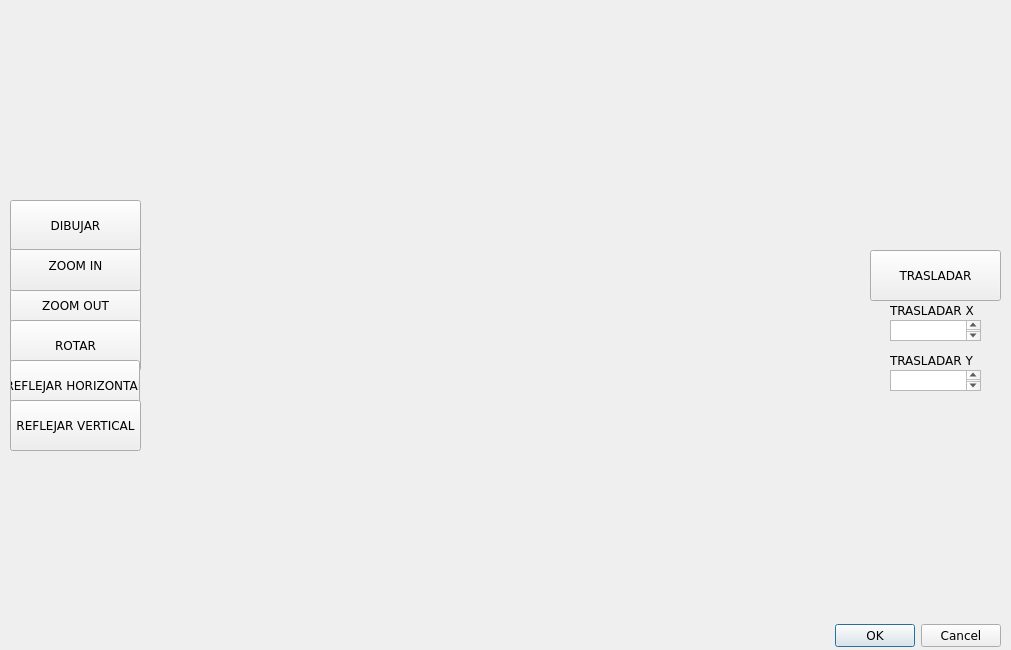
<?xml version="1.0" encoding="UTF-8"?>
<ui version="4.0">
 <class>PrismaRectangular</class>
 <widget class="QDialog" name="PrismaRectangular">
  <property name="geometry">
   <rect>
    <x>0</x>
    <y>0</y>
    <width>1011</width>
    <height>650</height>
   </rect>
  </property>
  <property name="windowTitle">
   <string>Dialog</string>
  </property>
  <widget class="QDialogButtonBox" name="buttonBox">
   <property name="geometry">
    <rect>
     <x>660</x>
     <y>620</y>
     <width>341</width>
     <height>32</height>
    </rect>
   </property>
   <property name="font">
    <font>
     <family>Verdana</family>
    </font>
   </property>
   <property name="orientation">
    <enum>Qt::Horizontal</enum>
   </property>
   <property name="standardButtons">
    <set>QDialogButtonBox::Cancel|QDialogButtonBox::Ok</set>
   </property>
  </widget>
  <widget class="QLabel" name="label">
   <property name="geometry">
    <rect>
     <x>890</x>
     <y>300</y>
     <width>91</width>
     <height>20</height>
    </rect>
   </property>
   <property name="font">
    <font>
     <family>Verdana</family>
    </font>
   </property>
   <property name="text">
    <string>TRASLADAR X</string>
   </property>
  </widget>
  <widget class="QTextEdit" name="transY">
   <property name="geometry">
    <rect>
     <x>890</x>
     <y>370</y>
     <width>91</width>
     <height>21</height>
    </rect>
   </property>
   <property name="font">
    <font>
     <family>Verdana</family>
    </font>
   </property>
  </widget>
  <widget class="QPushButton" name="pushButton_2">
   <property name="geometry">
    <rect>
     <x>870</x>
     <y>250</y>
     <width>131</width>
     <height>51</height>
    </rect>
   </property>
   <property name="font">
    <font>
     <family>Verdana</family>
    </font>
   </property>
   <property name="text">
    <string>TRASLADAR</string>
   </property>
  </widget>
  <widget class="QPushButton" name="pushButton_3">
   <property name="geometry">
    <rect>
     <x>10</x>
     <y>280</y>
     <width>131</width>
     <height>51</height>
    </rect>
   </property>
   <property name="font">
    <font>
     <family>Verdana</family>
    </font>
   </property>
   <property name="text">
    <string>ZOOM OUT</string>
   </property>
  </widget>
  <widget class="QPushButton" name="pushButton_5">
   <property name="geometry">
    <rect>
     <x>10</x>
     <y>320</y>
     <width>131</width>
     <height>51</height>
    </rect>
   </property>
   <property name="font">
    <font>
     <family>Verdana</family>
    </font>
   </property>
   <property name="text">
    <string>ROTAR</string>
   </property>
  </widget>
  <widget class="QTextEdit" name="transX">
   <property name="geometry">
    <rect>
     <x>890</x>
     <y>320</y>
     <width>91</width>
     <height>21</height>
    </rect>
   </property>
   <property name="font">
    <font>
     <family>Verdana</family>
    </font>
   </property>
  </widget>
  <widget class="QPushButton" name="pushButton_4">
   <property name="geometry">
    <rect>
     <x>10</x>
     <y>240</y>
     <width>131</width>
     <height>51</height>
    </rect>
   </property>
   <property name="font">
    <font>
     <family>Verdana</family>
    </font>
   </property>
   <property name="text">
    <string>ZOOM IN</string>
   </property>
  </widget>
  <widget class="QPushButton" name="pushButton">
   <property name="geometry">
    <rect>
     <x>10</x>
     <y>200</y>
     <width>131</width>
     <height>50</height>
    </rect>
   </property>
   <property name="font">
    <font>
     <family>Verdana</family>
    </font>
   </property>
   <property name="text">
    <string>DIBUJAR</string>
   </property>
  </widget>
  <widget class="QLabel" name="label_2">
   <property name="geometry">
    <rect>
     <x>890</x>
     <y>350</y>
     <width>91</width>
     <height>20</height>
    </rect>
   </property>
   <property name="font">
    <font>
     <family>Verdana</family>
    </font>
   </property>
   <property name="text">
    <string>TRASLADAR Y</string>
   </property>
  </widget>
  <widget class="QPushButton" name="pushButton_6">
   <property name="geometry">
    <rect>
     <x>10</x>
     <y>360</y>
     <width>130</width>
     <height>51</height>
    </rect>
   </property>
   <property name="font">
    <font>
     <family>Verdana</family>
    </font>
   </property>
   <property name="text">
    <string>REFLEJAR HORIZONTAL</string>
   </property>
  </widget>
  <widget class="QPushButton" name="pushButton_7">
   <property name="geometry">
    <rect>
     <x>10</x>
     <y>400</y>
     <width>131</width>
     <height>51</height>
    </rect>
   </property>
   <property name="font">
    <font>
     <family>Verdana</family>
    </font>
   </property>
   <property name="text">
    <string>REFLEJAR VERTICAL</string>
   </property>
  </widget>
 </widget>
 <resources/>
 <connections>
  <connection>
   <sender>buttonBox</sender>
   <signal>accepted()</signal>
   <receiver>PrismaRectangular</receiver>
   <slot>accept()</slot>
   <hints>
    <hint type="sourcelabel">
     <x>248</x>
     <y>254</y>
    </hint>
    <hint type="destinationlabel">
     <x>157</x>
     <y>274</y>
    </hint>
   </hints>
  </connection>
  <connection>
   <sender>buttonBox</sender>
   <signal>rejected()</signal>
   <receiver>PrismaRectangular</receiver>
   <slot>reject()</slot>
   <hints>
    <hint type="sourcelabel">
     <x>316</x>
     <y>260</y>
    </hint>
    <hint type="destinationlabel">
     <x>286</x>
     <y>274</y>
    </hint>
   </hints>
  </connection>
 </connections>
</ui>
